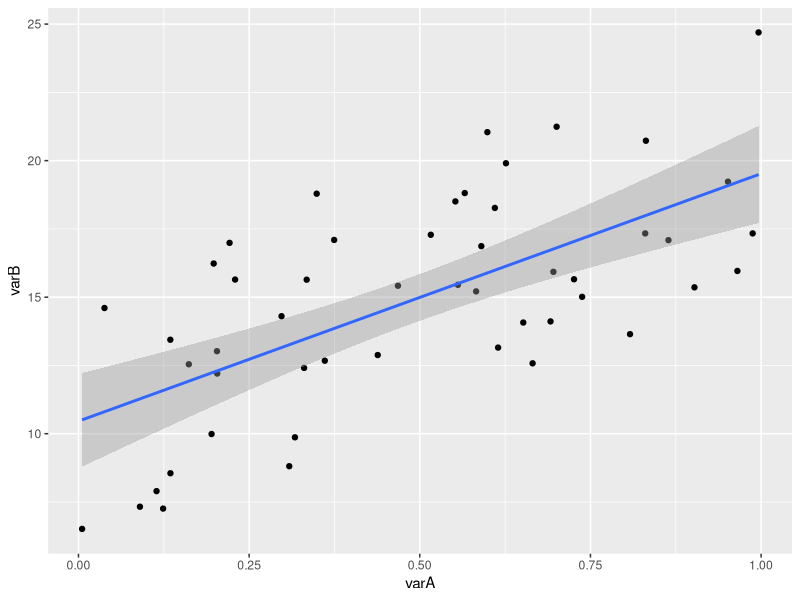
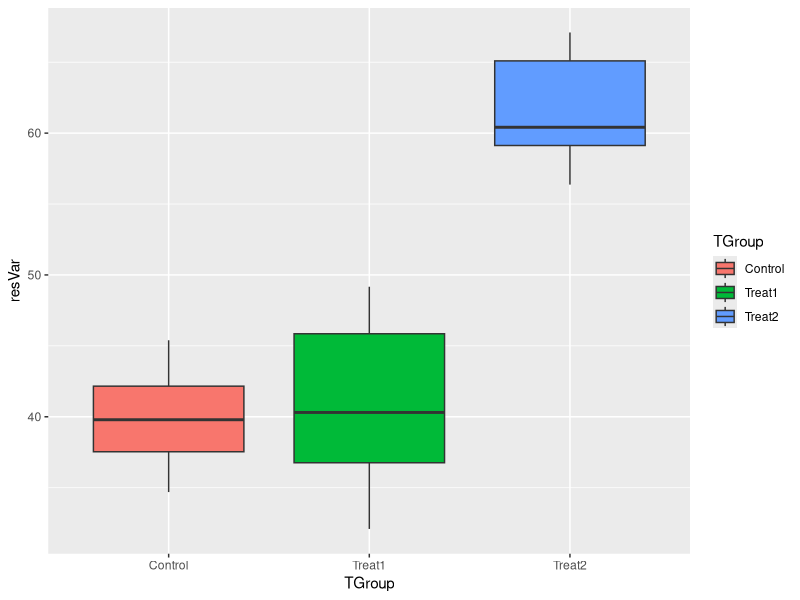
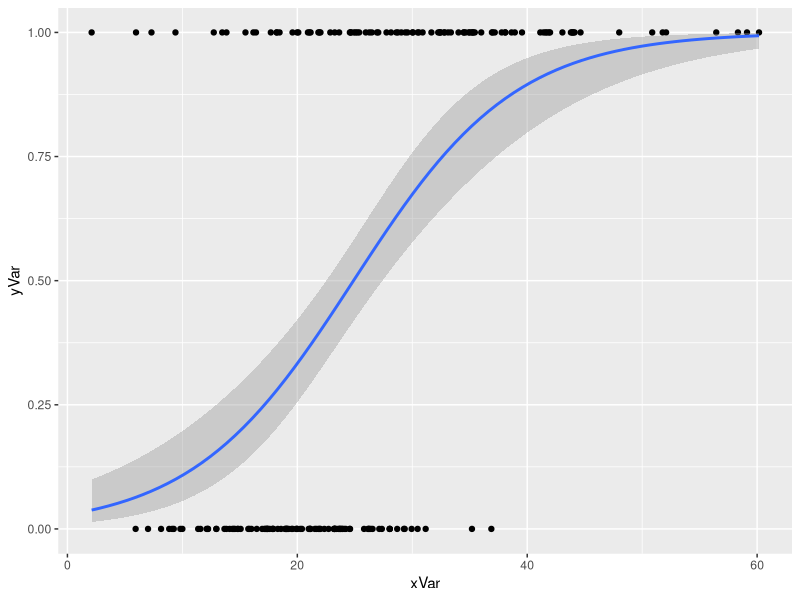
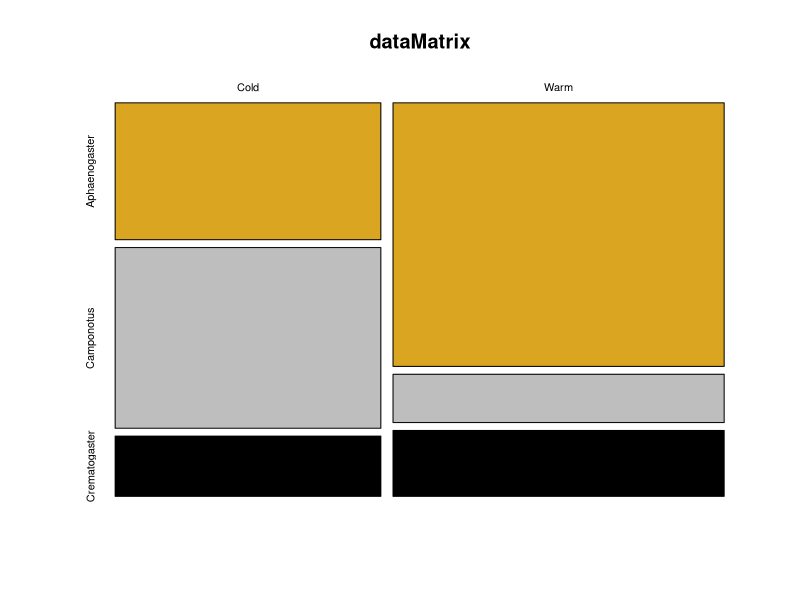
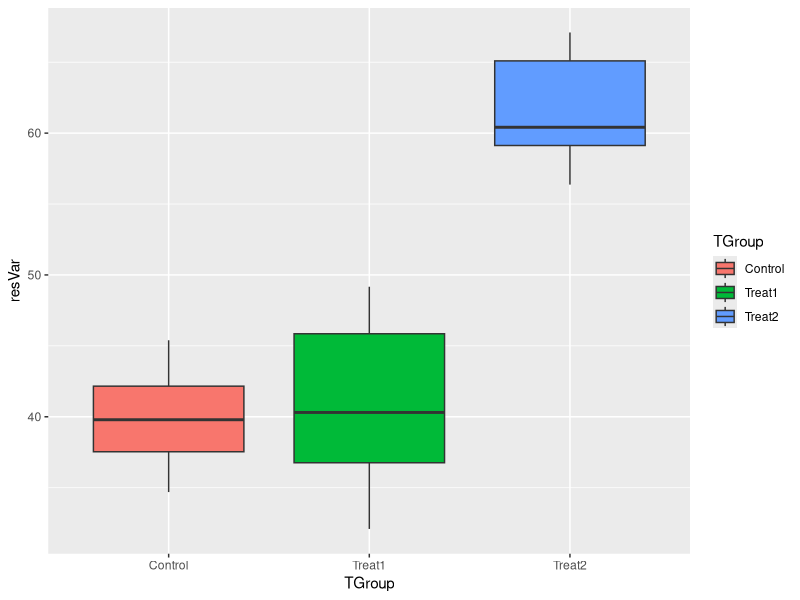

Reproduce these figures in R, in order.
# Archetype experiemental designs, data entry, analysis and graphing in r 

#data <- read.table(file="AprilData.csv", row.names=1, 
#                   header=TRUE, sep",", stringAsFactors=FALSE) 

#Omit NA values

#dataClean <- data[complete.cases(data),] #NOTHINg after comma will instruct r to use all the rows. #entire data set is clean 
#will create rows w no missing values, r dont like them. Subsetting function 

#dataClean <- data[complete.cases(data[,5:6]),] #all rowns with no NA in column 5 and 6 

library(TeachingDemos)
library(ggplot2)
char2seed('espresso', set = FALSE)
char2seed('espresso')
runif(1)
#__________________ START CLASS FEB 27 2018 GOTELLI 

library(ggplot2)

#Create regression data frame 
n <- 50 #number of obs 
varA <- runif(n)
varB <- 5.5 + 10*varA + 10*runif(n)
ID <- seq_len(n)
regData <- data.frame(ID, varA, varB)
str(regData)
head(regData)

#basic regression analysis in R 
regModel <- lm(varB~varA, data=regData) #variable B (ind) is a function of var a (dependent) 
print(regModel)
str(regModel)
head(regModel$residuals)

# good stuff is contained in summary 
summary(regModel)
summary(regModel)$coefficients
z <- summary(regModel)
z$coefficients
mySlope <- z$coefficients[2,1]
mySlope

#unlist the summary to get ind iteems
zUnlisted <- unlist(z)
zUnlisted
zUnlisted$r.squared

#create a list w your useful output
regSum <- list(intercept=zUnlisted$coefficient,
               slope= zUnlisted$coefficients2, 
               interceptP=zUnlisted$coefficients3,
               slopeP=zUnlisted$coefficients8,
               r2= zUnlisted$r.squared)
str(regSum)
regSum$slope

#Basic gg plot of regression 

regPlot <- ggplot(data = regData, aes(x=varA, y= varB)) + geom_point() + stat_smooth(method = lm, se=0.99)
print(regPlot)



# data set up for analysis of variance 
nGroup <- 3 # number of treatment groups 
nName <- c("Control", "Treat1", "Treat2")
nSize <- c(12,17,9)
nMean <- c(40, 41, 60) # mean response in each group 
nSD <- c(5,5,5) # standard deviation within group 
ID <- 1:(sum(nSize)) #unique ID each row is observation 

resVar <- c(rnorm(n=nSize[1], mean=nMean[1], sd=nSD[1]),
            rnorm(n=nSize[2], mean=nMean[2], sd=nSD[2]),
            rnorm(n=nSize[3], mean=nMean[3], sd=nSD[3]))  
length(resVar)            
sum(nSize)
TGroup <- rep(nName, nSize) 
table(TGroup)


ANOdata <- data.frame(ID, TGroup, resVar)
str(ANOdata)
head(ANOdata)

#basic ANOVA in r
ANOmodel <- aov(resVar~TGroup, data=ANOdata)
print(ANOmodel)
summary(ANOmodel)

#basic ggplot of ANOVA data
ANOPlot <- ggplot(data=ANOdata,
                  aes(x=TGroup, y=resVar, fill=TGroup)) + geom_boxplot()
print(ANOPlot)  
ggsave(filename = "myBoxPlot.pdf", plot = ANOPlot, device="pdf")
#-------------------------------------- START CLASS MARCH 1t

#data frame contruction for logistic regression 
xVar <- sort(rgamma(n=200, shape=5, scale=5))
yVar <- sample(rep(c(1,0),each=100),prob=seq_len(200))
lRegData <- data.frame(ID=1:200, xVar, yVar)
str(lRegData)

#Logistic regression analysis in R
lRegModel <- glm(yVar~xVar, data=lRegData,
                 family = binomial(link=logit))
summary(lRegModel)              
summary(lRegModel)$coefficients 
#basic ggplot  of logistic regression 
lRegPlot <- ggplot(data=lRegData, aes(x=xVar, y=yVar)) + 
  geom_point() +
  stat_smooth(method = glm, method.args = list(family=binomial))
print(lRegPlot)

#basic contingency table analysis in R 
vec1 <- c(50,66,22)
vec2 <- c(120, 22, 30)
dataMatrix <- rbind(vec1, vec2) #rbind does a thing idk what
dataMatrix
rownames(dataMatrix) <- c("Cold", "Warm")
colnames(dataMatrix) <- c("Aphaenogaster",
                          "Camponotus", "Crematogaster")
dataMatrix
#contingency table analysis 
print(chisq.test(dataMatrix))

mosaicplot(x=dataMatrix, 
           col=c("goldenrod", "grey", "black"), shade=FALSE)
